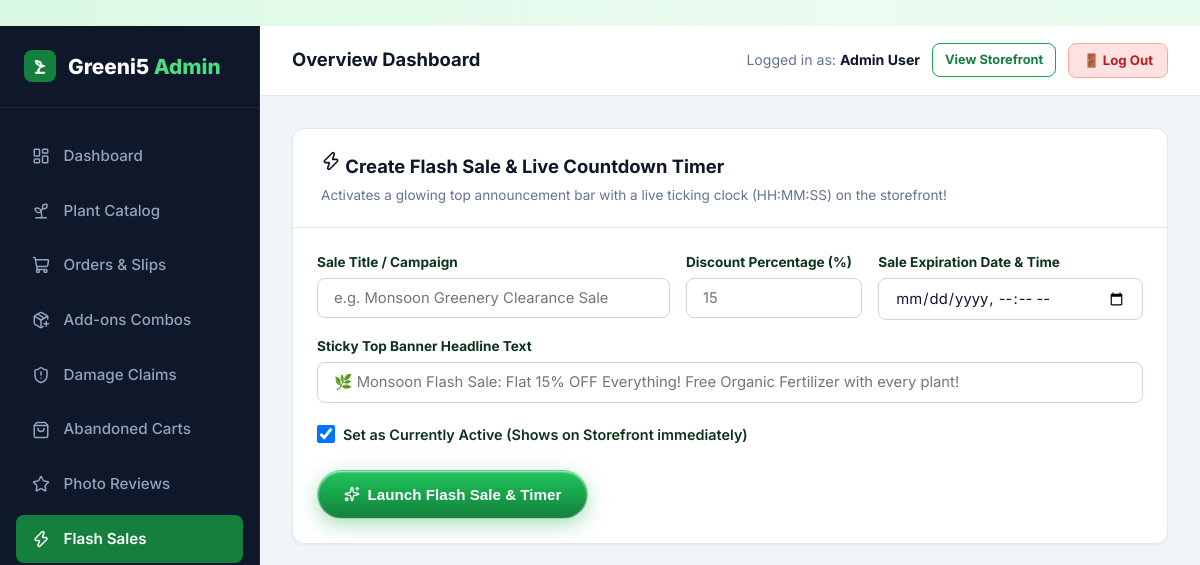
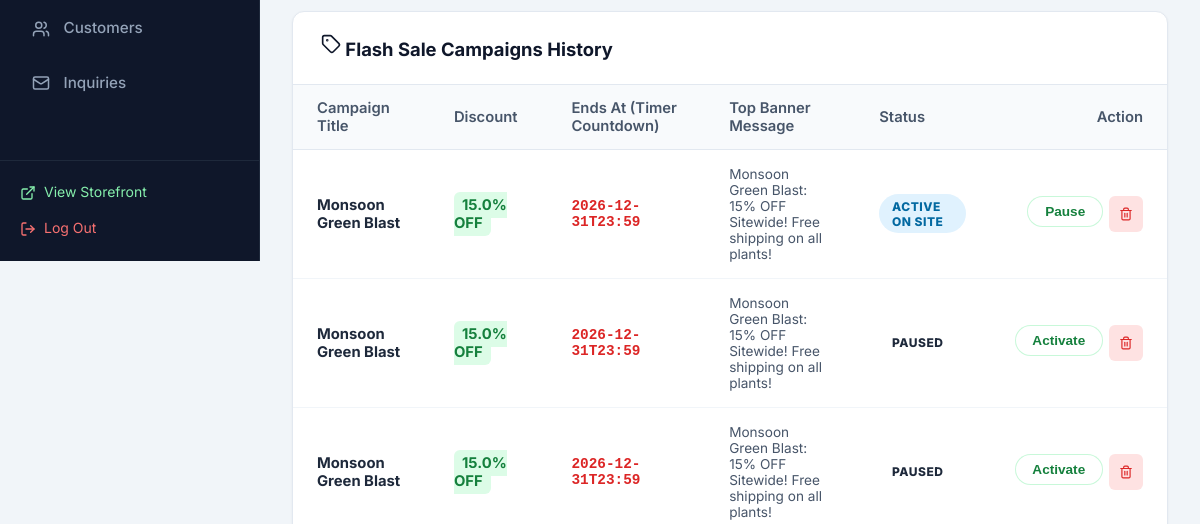
Page /admin/promotions (signed in, upper part) on the earlier database version (2 pictures, top to bottom).
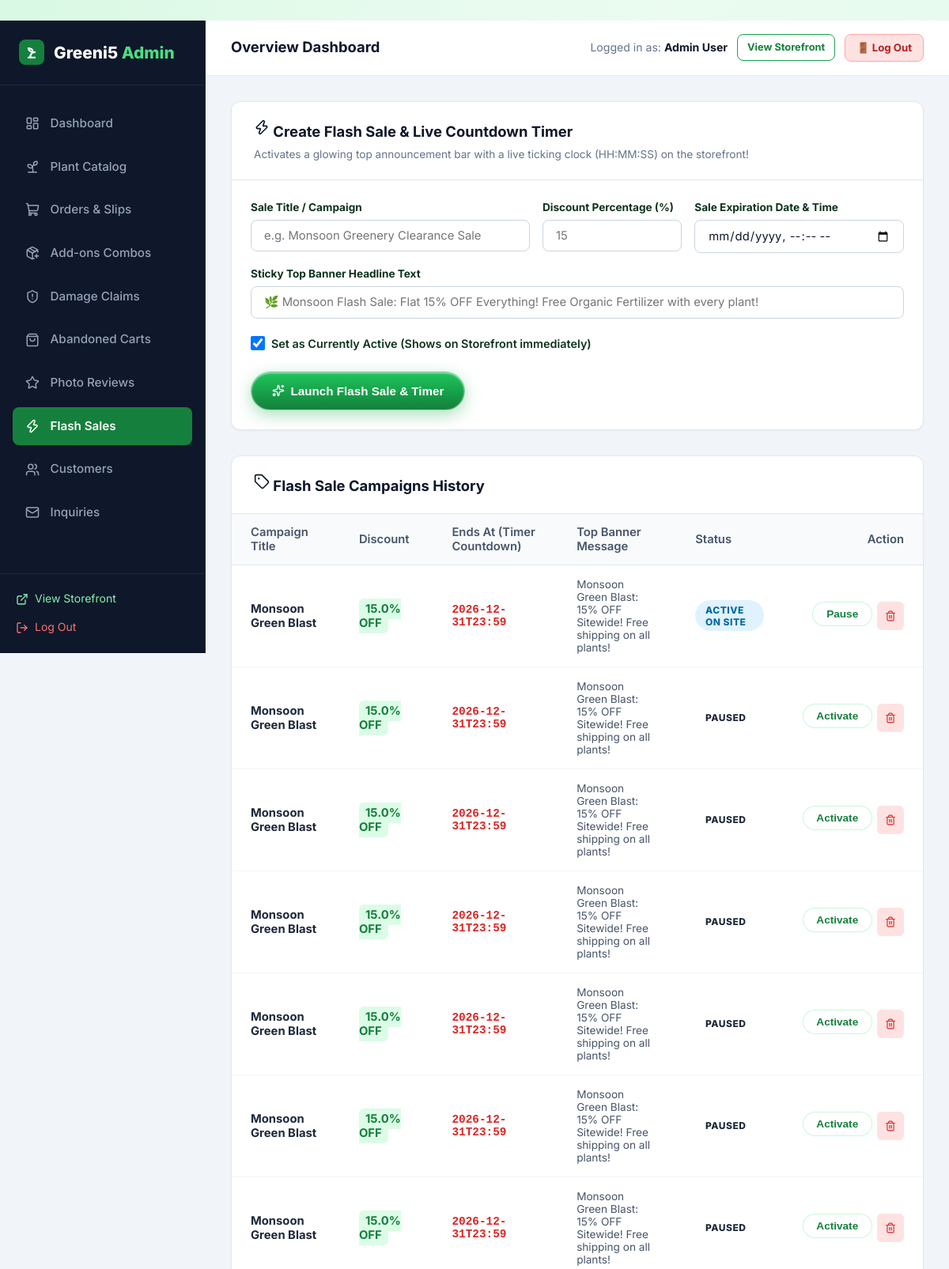
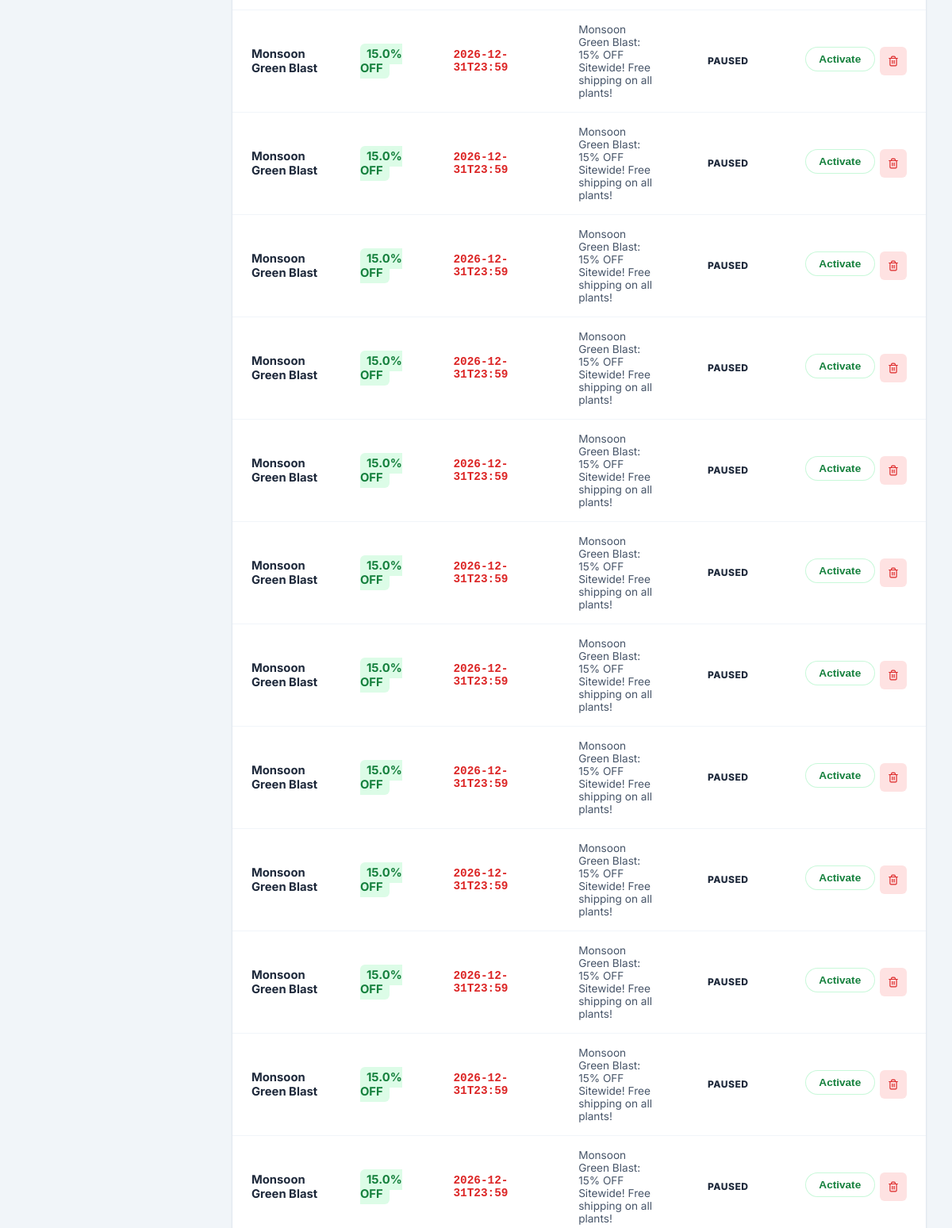
Same page on the later database version (2 pictures, top to bottom).
### tables this page shows
CREATE TABLE flash_sales (
        id INTEGER PRIMARY KEY AUTOINCREMENT,
        title TEXT NOT NULL,
        discount_pct REAL NOT NULL,
        starts_at TIMESTAMP,
        ends_at TIMESTAMP NOT NULL,
        banner_text TEXT,
        is_active INTEGER DEFAULT 1,
        created_at TIMESTAMP DEFAULT CURRENT_TIMESTAMP
    );

### app.py (the view, shortened to what this page needs)
@app.route('/admin/promotions', methods=['GET', 'POST'])
@admin_required
def admin_promotions():
    sales = query_db('SELECT * FROM flash_sales ORDER BY id DESC')
    return render_template('admin/promotions.html', sales=sales)

### app.py (called while the page is built)
@app.after_request
def add_cache_control_headers(response):
    if response.content_type and 'text/html' in response.content_type:
        response.headers['Cache-Control'] = 'no-cache, no-store, must-revalidate, max-age=0'
        response.headers['Pragma'] = 'no-cache'
        response.headers['Expires'] = '0'
    return response

def admin_required(f):
    @wraps(f)
    def decorated_function(*args, **kwargs):
        if 'user_id' not in session:
            flash('Admin authentication required.', 'warning')
            return redirect(url_for('login', next=request.full_path.rstrip('?')))
        user = query_db('SELECT role FROM users WHERE id = ?', (session['user_id'],), one=True)
        if not user or user['role'] != 'admin':
            flash('Access denied. Administrator privileges required.', 'danger')
            return redirect(url_for('index'))
        return f(*args, **kwargs)
    return decorated_function

### database.py (called while the page is built)
def get_db():
    db = getattr(g, '_database', None)
    if db is None:
        db = g._database = sqlite3.connect(DATABASE)
        db.row_factory = sqlite3.Row
        db.execute('PRAGMA foreign_keys = ON;')
    return db

### templates/admin/promotions.html (shortened to what the changed rows need)
﻿{% extends "admin/base_admin.html" %}
{% block admin_content %}
<div class="admin-card">
  <div class="table-responsive">
    <table class="admin-table">
      <thead>
        <tr>
          <th>Campaign Title</th>
          <th>Discount</th>
          <th>Ends At (Timer Countdown)</th>
          <th>Top Banner Message</th>
          <th>Status</th>
          <th style="text-align: right;">Action</th>
        </tr>
      </thead>
      <tbody>
        {% for sale in sales %}
        <tr>
          <td><strong>{{ sale.title }}</strong></td>
          <td><span style="background: #dcfce7; color: #15803d; padding: 4px 8px; border-radius: 6px; font-weight: 700;">{{ sale.discount_pct }}% OFF</span></td>
          <td>
            <div style="font-family: monospace; font-size: 0.9rem; font-weight: 700; color: #dc2626;">
              {{ sale.ends_at }}
            </div>
          </td>
          <td style="font-size: 0.85rem; color: #475569; max-width: 300px;">{{ sale.banner_text }}</td>
          <td>
            {% if sale.is_active %}
              <span class="badge badge-accepted">Active on Site</span>
            {% else %}
              <span class="badge badge-secondary">Paused</span>
            {% endif %}
          </td>
          <td style="text-align: right;">
            <div style="display: inline-flex; gap: 6px;">
              <form action="{{ url_for('admin_promotion_toggle', sale_id=sale.id) }}" method="POST" style="display:inline;">
                <button type="submit" class="btn btn-secondary btn-sm">
                  {% if sale.is_active %}Pause{% else %}Activate{% endif %}
                </button>
              </form>
              <form action="{{ url_for('admin_promotion_delete', sale_id=sale.id) }}" method="POST" style="display:inline;" onsubmit="return confirm('Delete this sale?');">
                <button type="submit" class="btn btn-sm" style="background: #fee2e2; color: #dc2626; border: none; padding: 6px 10px; border-radius: 6px; cursor: pointer;">
                  <i data-lucide="trash-2" style="width: 14px;"></i>
                </button>
              </form>
            </div>
          </td>
        </tr>
        {% else %}
        <tr>
          <td colspan="6" style="text-align: center; padding: 2rem; color: #64748b;">
            No flash sales configured yet. Launch one above!
          </td>
        </tr>
        {% endfor %}
      </tbody>
    </table>
  </div>
</div>
{% endblock %}

Differences in the rows shown:
added flash_sales: title "Monsoon Green Blast", discount_pct "15.0", ends_at "2026-12-31T23:59", banner_text "Monsoon Green Blast: 15% OFF Sitewide! Free shipping on all plants!", is_active "ACTIVE ON SITE"
added flash_sales: title "Monsoon Green Blast", discount_pct "15.0", ends_at "2026-12-31T23:59", banner_text "Monsoon Green Blast: 15% OFF Sitewide! Free shipping on all plants!", is_active "PAUSED"
added flash_sales: title "Monsoon Green Blast", discount_pct "15.0", ends_at "2026-12-31T23:59", banner_text "Monsoon Green Blast: 15% OFF Sitewide! Free shipping on all plants!", is_active "PAUSED"
added flash_sales: title "Monsoon Green Blast", discount_pct "15.0", ends_at "2026-12-31T23:59", banner_text "Monsoon Green Blast: 15% OFF Sitewide! Free shipping on all plants!", is_active "PAUSED"
added flash_sales: title "Monsoon Green Blast", discount_pct "15.0", ends_at "2026-12-31T23:59", banner_text "Monsoon Green Blast: 15% OFF Sitewide! Free shipping on all plants!", is_active "PAUSED"
added flash_sales: title "Monsoon Green Blast", discount_pct "15.0", ends_at "2026-12-31T23:59", banner_text "Monsoon Green Blast: 15% OFF Sitewide! Free shipping on all plants!", is_active "PAUSED"
added flash_sales: title "Monsoon Green Blast", discount_pct "15.0", ends_at "2026-12-31T23:59", banner_text "Monsoon Green Blast: 15% OFF Sitewide! Free shipping on all plants!", is_active "PAUSED"
added flash_sales: title "Monsoon Green Blast", discount_pct "15.0", ends_at "2026-12-31T23:59", banner_text "Monsoon Green Blast: 15% OFF Sitewide! Free shipping on all plants!", is_active "PAUSED"
added flash_sales: title "Monsoon Green Blast", discount_pct "15.0", ends_at "2026-12-31T23:59", banner_text "Monsoon Green Blast: 15% OFF Sitewide! Free shipping on all plants!", is_active "PAUSED"
added flash_sales: title "Monsoon Green Blast", discount_pct "15.0", ends_at "2026-12-31T23:59", banner_text "Monsoon Green Blast: 15% OFF Sitewide! Free shipping on all plants!", is_active "PAUSED"
added flash_sales: title "Monsoon Green Blast", discount_pct "15.0", ends_at "2026-12-31T23:59", banner_text "Monsoon Green Blast: 15% OFF Sitewide! Free shipping on all plants!", is_active "PAUSED"
added flash_sales: title "Monsoon Green Blast", discount_pct "15.0", ends_at "2026-12-31T23:59", banner_text "Monsoon Green Blast: 15% OFF Sitewide! Free shipping on all plants!", is_active "PAUSED"
added flash_sales: title "Monsoon Green Blast", discount_pct "15.0", ends_at "2026-12-31T23:59", banner_text "Monsoon Green Blast: 15% OFF Sitewide! Free shipping on all plants!", is_active "PAUSED"
added flash_sales: title "Monsoon Green Blast", discount_pct "15.0", ends_at "2026-12-31T23:59", banner_text "Monsoon Green Blast: 15% OFF Sitewide! Free shipping on all plants!", is_active "PAUSED"
added flash_sales: title "Monsoon Green Blast", discount_pct "15.0", ends_at "2026-12-31T23:59", banner_text "Monsoon Green Blast: 15% OFF Sitewide! Free shipping on all plants!", is_active "PAUSED"
added flash_sales: title "Monsoon Green Blast", discount_pct "15.0", ends_at "2026-12-31T23:59", banner_text "Monsoon Green Blast: 15% OFF Sitewide! Free shipping on all plants!", is_active "PAUSED"
changed flash_sales (number 17 of 19 on the later page): is_active "ACTIVE ON SITE Pause" → "PAUSED Activate"
